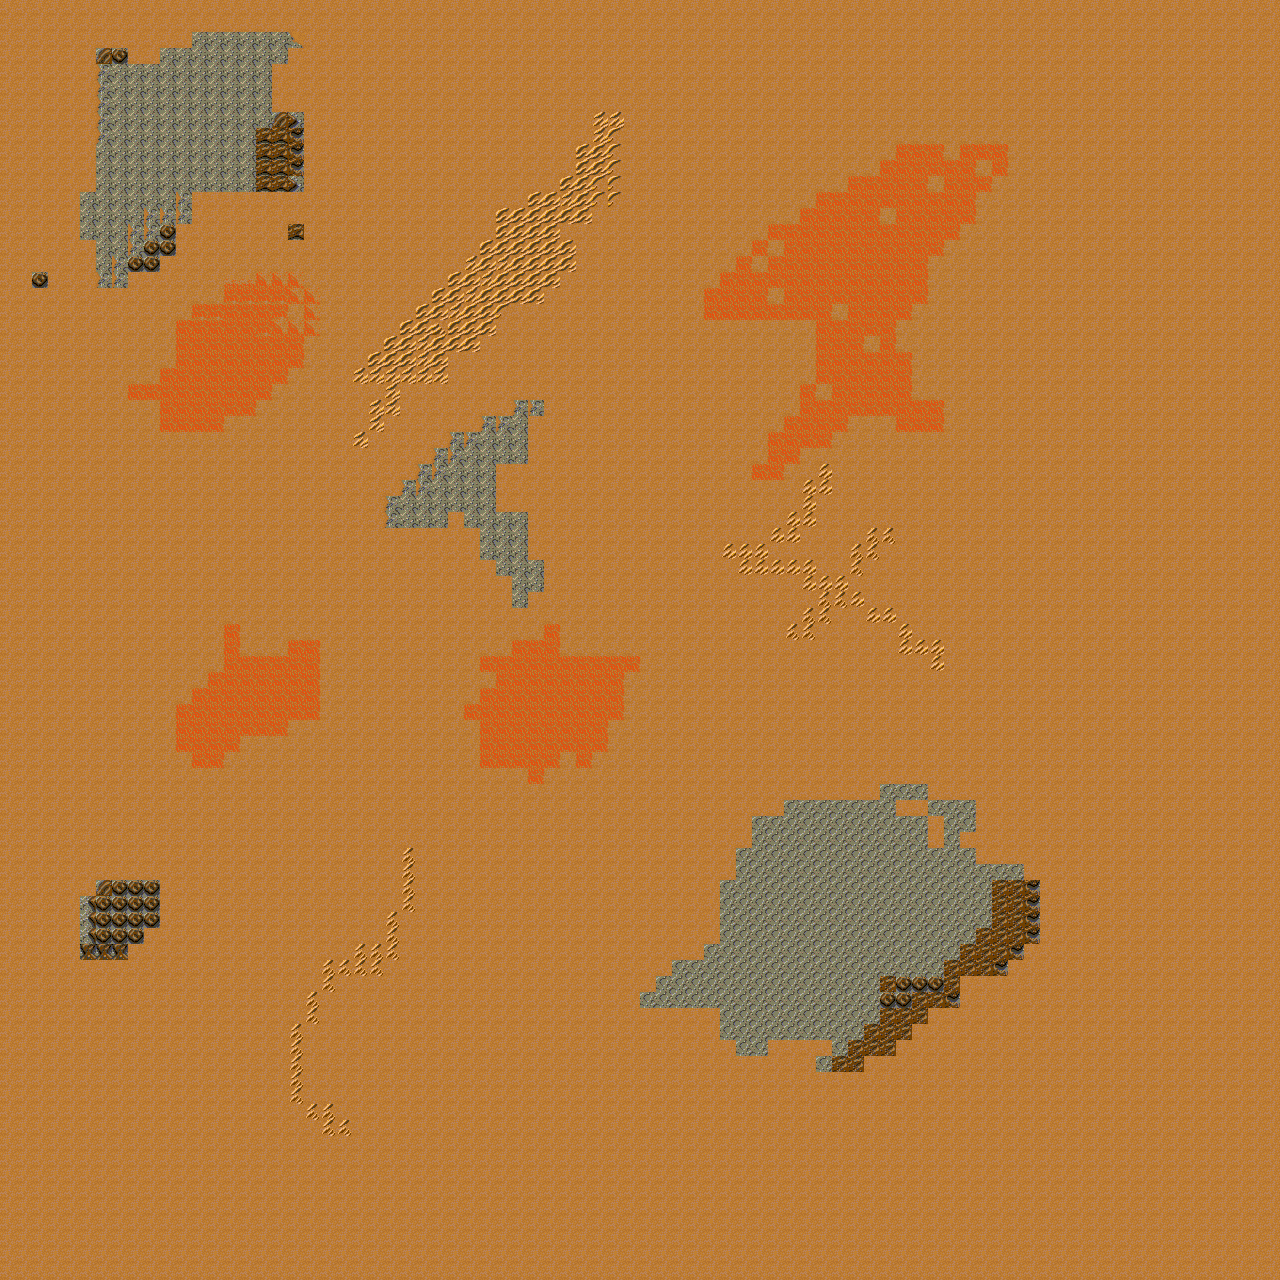

A 2D game scene composited from a Tiled map and its tileset images. What follows is a short description and the map's XML, with each tile layer's data collapsed to a summary:
An orthogonal 80x80 tile map with 16x16 px tiles, 1 tile layer (ground) and 5 objects (player2, player1).

<map version="1.9" tiledversion="1.9.2" orientation="orthogonal" renderorder="right-down" width="80" height="80" tilewidth="16" tileheight="16" infinite="0" nextlayerid="5" nextobjectid="10">
 <editorsettings>
  <export target="map2.js" format="js" />
 </editorsettings>
 <tileset firstgid="1" name="Dune2_Tiles_16_16" tilewidth="16" tileheight="16" tilecount="440" columns="44">
  <image source="Dune2_Tiles_16_16.png" width="704" height="160" />
 </tileset>
 <layer id="1" name="ground" width="80" height="80">
  <data>[6400 cells, 6400 non-empty, 23 distinct tile ids]</data>
 </layer>
 <objectgroup id="3" name="players_positions">
  <object id="4" name="player2" x="832" y="912" width="16" height="16" />
  <object id="2" name="player1" x="160" y="96" width="16" height="16" />
 </objectgroup>
 <objectgroup id="4" name="spice">
  <object id="5" x="144" y="288" width="176" height="144" />
  <object id="6" x="480" y="640" width="160" height="144" />
  <object id="7" x="176" y="624" width="144" height="144" />
 </objectgroup>
</map>